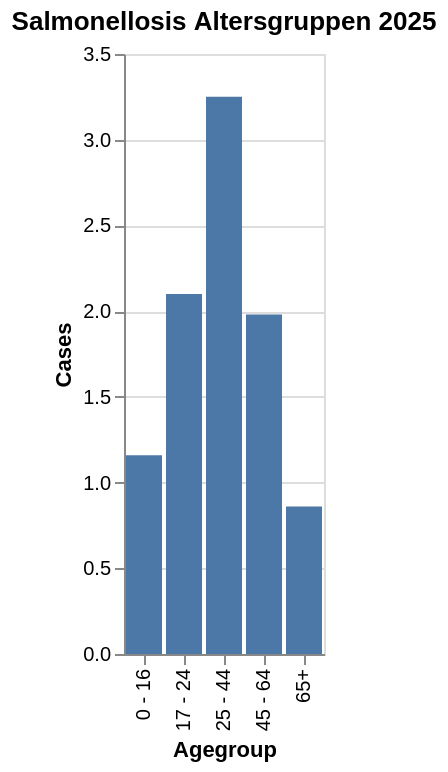

Write notebook code for a chart like this one.
### Code cell
data_age_2025 = data_med[data_med["temporal"] == "2025"]

bar_age_2 = alt.Chart(data_age_2025).mark_bar().encode(
    x=alt.X("agegroup", title="Agegroup"),
    y=alt.Y("incValue", title="Cases")
).properties(
    title="Salmonellosis Altersgruppen 2025"
)

bar_age_2

### Figure 1 — Vega-Lite specification as saved in the notebook (floating-point values rounded to 4 significant figures)
{"config": {"view": {"continuousWidth": 300, "continuousHeight": 300}}, "data": {"name": "data-d7c55a35ad1a385d12ec265d3282462a"}, "mark": {"type": "bar"}, "encoding": {"x": {"field": "agegroup", "title": "Agegroup", "type": "nominal"}, "y": {"field": "incValue", "title": "Cases", "type": "quantitative"}}, "title": "Salmonellosis Altersgruppen 2025", "$schema": "https://vega.github.io/schema/vega-lite/v6.1.0.json", "datasets": {"data-d7c55a35ad1a385d12ec265d3282462a": [{"valueCategory": "cases_10y_mean", "temporal": "2025", "temporal_type": "year", "georegion": "CHFL", "georegion_type": "CHFL", "agegroup": "0 - 16", "agegroup_type": "agegroup_food", "sex": "all", "value": null, "pop": null, "incValue": 1.16, "valueYearCumSum": null, "valueMean3y": null, "trend": NaN, "prct": null, "deltaValue": null, "deltaIncValue": null, "incValuePrctChange": null, "valueMean5y": null, "dataComplete": true}, {"valueCategory": "cases_10y_mean", "temporal": "2025", "temporal_type": "year", "georegion": "CHFL", "georegion_type": "CHFL", "agegroup": "17 - 24", "agegroup_type": "agegroup_food", "sex": "all", "value": null, "pop": null, "incValue": 2.1, "valueYearCumSum": null, "valueMean3y": null, "trend": NaN, "prct": null, "deltaValue": null, "deltaIncValue": null, "incValuePrctChange": null, "valueMean5y": null, "dataComplete": true}, {"valueCategory": "cases_10y_mean", "temporal": "2025", "temporal_type": "year", "georegion": "CHFL", "georegion_type": "CHFL", "agegroup": "25 - 44", "agegroup_type": "agegroup_food", "sex": "all", "value": null, "pop": null, "incValue": 3.25, "valueYearCumSum": null, "valueMean3y": null, "trend": NaN, "prct": null, "deltaValue": null, "deltaIncValue": null, "incValuePrctChange": null, "valueMean5y": null, "dataComplete": true}, {"valueCategory": "cases_10y_mean", "temporal": "2025", "temporal_type": "year", "georegion": "CHFL", "georegion_type": "CHFL", "agegroup": "45 - 64", "agegroup_type": "agegroup_food", "sex": "all", "value": null, "pop": null, "incValue": 1.98, "valueYearCumSum": null, "valueMean3y": null, "trend": NaN, "prct": null, "deltaValue": null, "deltaIncValue": null, "incValuePrctChange": null, "valueMean5y": null, "dataComplete": true}, {"valueCategory": "cases_10y_mean", "temporal": "2025", "temporal_type": "year", "georegion": "CHFL", "georegion_type": "CHFL", "agegroup": "65+", "agegroup_type": "agegroup_food", "sex": "all", "value": null, "pop": null, "incValue": 0.86, "valueYearCumSum": null, "valueMean3y": null, "trend": NaN, "prct": null, "deltaValue": null, "deltaIncValue": null, "incValuePrctChange": null, "valueMean5y": null, "dataComplete": true}, {"valueCategory": "cases_10y_mean", "temporal": "2025", "temporal_type": "year", "georegion": "CHFL", "georegion_type": "CHFL", "agegroup": "unknown", "agegroup_type": "agegroup_food", "sex": "all", "value": null, "pop": null, "incValue": null, "valueYearCumSum": null, "valueMean3y": null, "trend": NaN, "prct": null, "deltaValue": null, "deltaIncValue": null, "incValuePrctChange": null, "valueMean5y": null, "dataComplete": true}]}}
